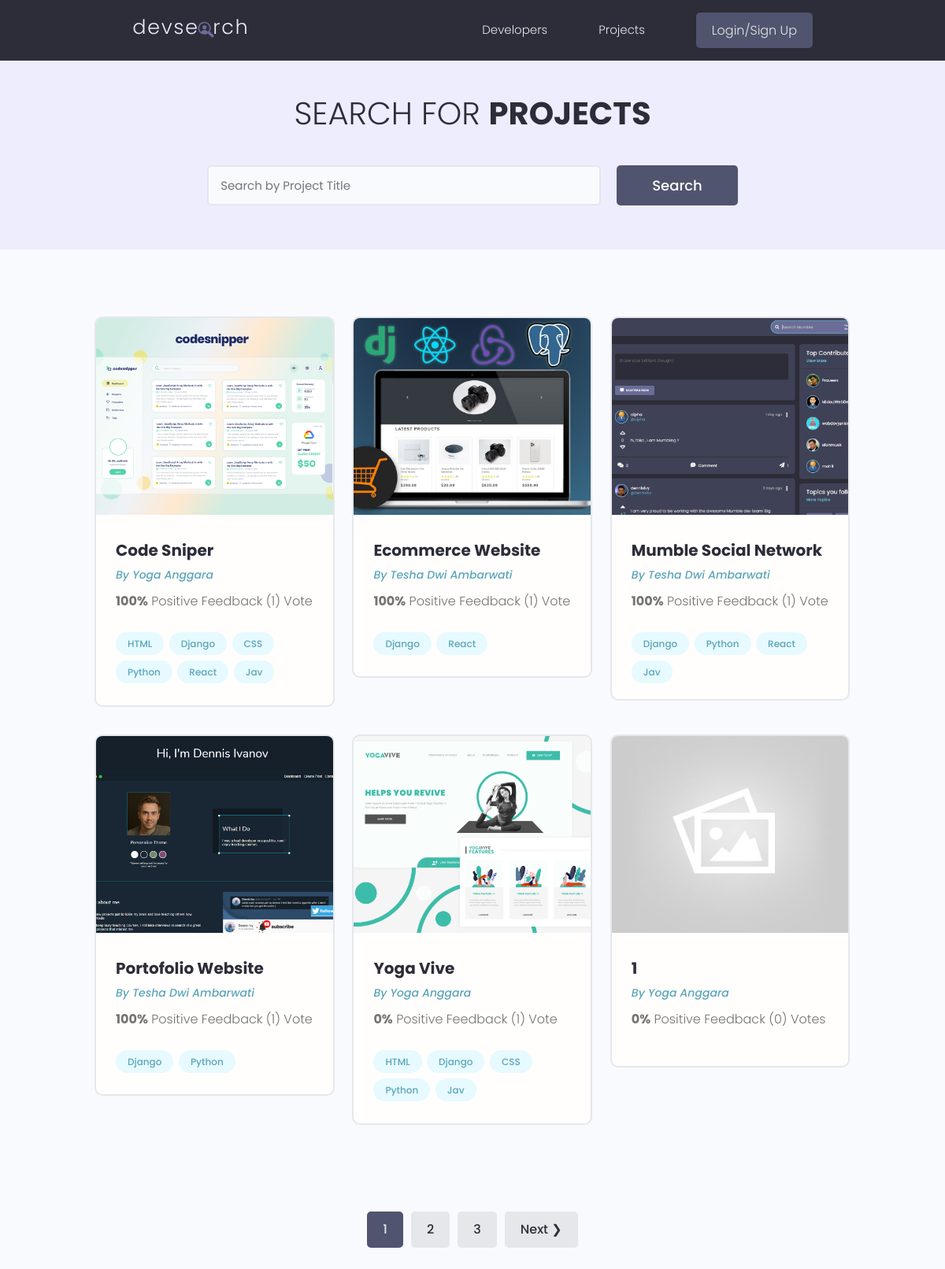
/projects/, run on the app's committed database.
### projects/models.py (models this page shows, shortened)
class Project(models.Model):
    owner = models.ForeignKey(Profile, null=True, blank=True, on_delete=models.CASCADE)
    title = models.CharField(max_length=200)
    description = models.TextField(null=True, blank=True)
    featured_image = models.ImageField(null=True, blank=True, default="default.jpg")
    demo_link = models.CharField(max_length=2000, null=True, blank=True)
    source_link = models.CharField(max_length=2000, null=True, blank=True)
    tags = models.ManyToManyField('Tag', blank=True)
    vote_total = models.IntegerField(default=0, null=True, blank=True)
    vote_ratio = models.IntegerField(default=0, null=True, blank=True)
    created = models.DateTimeField(auto_now_add=True)
    id = models.UUIDField(default=uuid.uuid4, unique=True,
                           primary_key=True, editable=False)
    class Meta:
        ordering = ['-vote_ratio', '-vote_total', 'title']
    @property
    def imageURL(self):
        try:
            url = self.featured_image.url
        except:
            url = ''
        return url

class Tag(models.Model):
    name = models.CharField(max_length=200)
    created = models.DateTimeField(auto_now_add=True)
    id = models.UUIDField(default=uuid.uuid4, unique=True, primary_key=True, editable=False)
    def __str__(self):
        return self.name

### users/models.py (models this page shows, shortened)
class Profile(models.Model):
    user = models.OneToOneField(User, on_delete=models.CASCADE, null=True, blank=True)
    name = models.CharField(max_length=200, blank=True, null=True)
    email = models.EmailField(max_length=500, blank=True, null=True)
    username = models.CharField(max_length=200, blank=True, null=True)
    location = models.CharField(max_length=200, blank=True, null=True)
    short_intro = models.CharField(max_length=200, blank=True, null=True)
    bio = models.TextField(blank=True, null=True)
    profile_image = models.ImageField(null=True, blank=True, upload_to='profiles/', default="profiles/user-default.png")
    social_github = models.CharField(max_length=200, blank=True, null=True)
    social_twitter = models.CharField(max_length=200, blank=True, null=True)
    social_linkedin = models.CharField(max_length=200, blank=True, null=True)
    social_youtube = models.CharField(max_length=200, blank=True, null=True)
    social_website = models.CharField(max_length=200, blank=True, null=True)
    created = models.DateTimeField(auto_now_add=True)
    id = models.UUIDField(default=uuid.uuid4, unique=True, primary_key=True, editable=False)
    class Meta:
        ordering = ['created']

### projects/views.py (the view)
# urls.py: path('projects/', views.getProjects),
def projects(request):
    projects, search_query = searchProjects(request)
    custom_range, projects = paginateProjects(request, projects, 6)
    context = { 'projects':projects,
                'search_query': search_query, 'custom_range': custom_range}
    return render(request, 'projects/projects.html', context)

### projects/utils.py (called while the page is built)
def paginateProjects(request, projects, results):
    page = request.GET.get('page')
    paginator = Paginator(projects, results)
    try:
        projects = paginator.page(page)
    except PageNotAnInteger:
        page = 1
        projects = paginator.page(page)
    except EmptyPage:
        page = paginator.num_pages
        projects = paginator.page(page)
    leftIndex = (int(page) - 4)
    if leftIndex < 1:
        leftIndex = 1
    rightIndex = (int(page) + 5)
    if rightIndex > paginator.num_pages:
        rightIndex = paginator.num_pages + 1
    custom_range = range(leftIndex, rightIndex)
    return custom_range, projects

def searchProjects(request):
    search_query = ''
    if request.GET.get('search_query'):
        search_query = request.GET.get('search_query')
    tags = Tag.objects.filter(name__icontains=search_query)
    projects = Project.objects.distinct().filter(
        Q(title__icontains=search_query) |
          Q(description__icontains=search_query) |
            Q(owner__name__icontains=search_query) |
              Q(tags__in=tags)
    )
    return projects, search_query

### projects/templates/projects/projects.html (shortened to what this page needs)
{% extends 'main.html' %}
{% block content %}
  <main class="projects">
    <section class="hero-section text-center">
      <div class="container container--narrow">
        <div class="hero-section__box">
          <h2>Search for <span>Projects</span></h2>
        </div>
        <div class="hero-section__search">
          <form id='searchForm' class="form" action="{% url 'projects' %}" method="get">
            <div class="form__field">
              <input class="input input--text" id="formInput#search" type="text" name="search_query"
                placeholder="Search by Project Title" value="{{search_query}}"/>
            </div>
            <input class="btn btn--sub btn--lg" type="submit" value="Search" />
          </form>
        </div>
      </div>
    </section>
    <section class="projectsList">
      <div class="container">
        <div class="grid grid--three">
            {% for project in projects %}
            <div class="column">
            <div class="card project">
              <a href="{% url 'project' project.id %}" class="project">
                <img class="project__thumbnail" src="{{project.imageURL}}" alt="project thumbnail" />
                <div class="card__body">
                  <h3 class="project__title">{{project.title}}</h3>
                  <p><a class="project__author" href="{% url 'user-profile' project.owner.id %}">By {{project.owner.name}}</a></p>
                  <p class="project--rating">
                    <span style="font-weight: bold;">{{project.vote_ratio}}%</span> Positive
                    Feedback ({{project.vote_total}}) Vote{{project.vote_total|pluralize:"s"}}
                  </p>
                  <div class="project__tags">
                    {% for tag in project.tags.all %}
                    <span class="tag tag--pill tag--main">
                      <small>{{tag}}</small>
                    </span>
                    {% endfor %}
                  </div>
                </div>
              </a>
            </div>
          </div>
          {% endfor %}
        </div>
      </div>
    </section>
    {% include 'pagination.html' with queryset=projects custom_range=custom_range %}
  </main>
{% endblock content %}

### static/styles/app.css (style rules this page uses)
:root { --color-sub: #2d2d39; }
.btn--sub { background-color: var(--color-sub-light); }
.card { border: 2px solid var(--color-light); }
img { width: 100%; }
.hero-section { height: 40vh; display: flex; align-items: center; background-color: var(--color-sub); }
.hero-section__box { margin-bottom: 4rem; }
.hero-section__box > h2, .hero-section__box > h2 > span { font-size: 4rem; color: var(--color-light); line-height: 1.3; text-transform: uppercase; }
.hero-section__box > h2 { font-weight: 300; }
.hero-section__box > h2 > span { font-weight: 700; }
.hero-section__search > .form { display: flex; align-items: center; justify-content: center; gap: 2rem; }
.hero-section__search > .form input.input--text { width: 50rem; }
.project__author { font-size: 1.4rem; font-style: italic; }
.project--rating { margin-bottom: 1.6em; margin-top: .5em; }
.projects > .hero-section { background: var(--color-sub-lighter); height: 30vh; }
.projects .hero-section__box { margin-bottom: 2.5rem; }
.projects .hero-section__box > h2 { color: var(--color-sub); }
.projects .hero-section__box > h2 > span { font-weight: 700; color: var(--color-sub); }
.projectsList { margin-top: 8rem; }
.project__thumbnail { height: 25rem; object-fit: cover; object-position: top center; }
.project__title { font-size: 2rem; font-weight: 700; color: var(--color-sub); }

### static/uikit/styles/modules/_variables.css (style rules this page uses)
:root { --color-main: #5aa5b9; --color-main-light: #e6faff; --color-sub: #3f4156; --color-sub-light: #51546e; --color-sub-lighter: #ededfd; --color-text: #737373; --color-gray: #8b8b8b; --color-light: #e5e7eb; --color-light-gray: #767676; --color-bg: #f8fafd; --color-white: #fffefd; --color-white-light: #f3f3f3; --color-success: #359e64; --color-success-bg: #def8e8; --color-error: #fc4b0b; --color-error-bg: #fff2ee; --font-base: 'Poppins', arial, helvetica, 'Segoe UI', roboto, ubuntu, sans-serif; --font-monospace: 'Fira Code', 'Courier New', courier, monospace; --font-regular: 300; --font-medium: 500; --font-bold: 700; --generic-shadow: 1px 1px 5px #00000010; --generic-transition: all 0.3s ease-in-out; }

### static/uikit/styles/modules/_base.css (style rules this page uses)
* { margin: 0; padding: 0; box-sizing: border-box; text-rendering: optimizeLegibility; color: inherit; font-size: inherit; }
html { font-size: 50%; }
@media only screen and (min-width: 480px) { html { font-size: 56.25%; } }
@media only screen and (min-width: 1200px) { html { font-size: 62.5%; } }
body { line-height: 1.6; font-weight: 400; font-size: 1.5rem; color: var(--color-text); background-color: var(--color-bg); min-height: 100vh; }

### static/uikit/styles/modules/_typography.css (style rules this page uses)
* { font-family: var(--font-base); }
h2 { font-size: 3.6rem; font-weight: var(--font-bold); }
h3 { font-size: 3.2rem; font-weight: var(--font-medium); }
p, span, strong { font-size: 1.6rem; color: var(--color-text); font-weight: var(--font-regular); }
a { padding-bottom: 2px; text-decoration: none; display: inline-block; color: var(--color-main); font-weight: var(--font-medium); }

### static/uikit/styles/modules/_utilities.css (style rules this page uses)
.container { width: 92%; max-width: 165rem; margin: 0 auto; box-sizing: border-box; }
.container--narrow { width: 92%; max-width: 120rem; }
@media screen and (min-width: 1000px) { .container { width: 90%; } }
@media screen and (min-width: 1000px) { .container--narrow { width: 85%; } }
@media screen and (min-width: 1200px) { .container { width: 80%; } }
@media screen and (min-width: 1200px) { .container--narrow { width: 72%; } }
.text-center { text-align: center; }

### static/uikit/styles/modules/_button.css (style rules this page uses)
.btn { display: inline-block; position: relative; cursor: pointer; background-color: var(--color-light); font-weight: var(--font-medium); color: var(--color-sub); text-decoration: none; padding: 1rem 2rem; border-radius: 0.5rem; border: none; width: -webkit-fit-content; width: -moz-fit-content; width: fit-content; height: -webkit-fit-content; height: -moz-fit-content; height: fit-content; font-size: 1.6rem; outline-width: 0; outline-color: transparent; -webkit-backface-visibility: hidden; backface-visibility: hidden; transition: all 0.3s ease-in-out; }
.btn--sub { background-color: var(--color-sub); color: var(--color-white); }
.btn--lg { font-size: 1.8rem; padding: 1.2rem 4.5rem; }

### static/uikit/styles/modules/_card.css (style rules this page uses)
.card { border-radius: 1rem; background-color: var(--color-white); border: 1.5px solid var(--color-light); width: auto; height: auto; margin-top: 0.5rem; margin-bottom: 0.5rem; overflow: hidden; }
.card__body, .card__header { padding: 2rem 2.5rem; }

### data on the page
Project: imageURL (picture), title "Code Sniper", owner.name "Yoga Anggara", vote_ratio "100", vote_total "1"
Tag: name "HTML"
Tag: name "Django"
Tag: name "CSS"
Tag: name "Python"
Tag: name "React"
Tag: name "Jav"
Project: imageURL (picture), title "Ecommerce Website", owner.name "Tesha Dwi Ambarwati", vote_ratio "100", vote_total "1"
Project: imageURL (picture), title "Mumble Social Network", owner.name "Tesha Dwi Ambarwati", vote_ratio "100", vote_total "1"
Project: imageURL (picture), title "Portofolio Website", owner.name "Tesha Dwi Ambarwati", vote_ratio "100", vote_total "1"
Project: imageURL (picture), title "Yoga Vive", owner.name "Yoga Anggara", vote_ratio "0", vote_total "1"
Project: imageURL (placeholder picture), title "1", owner.name "Yoga Anggara", vote_ratio "0", vote_total "0"

### other printed values
{{ page }} "1"
{{ page }} "2" "3"
